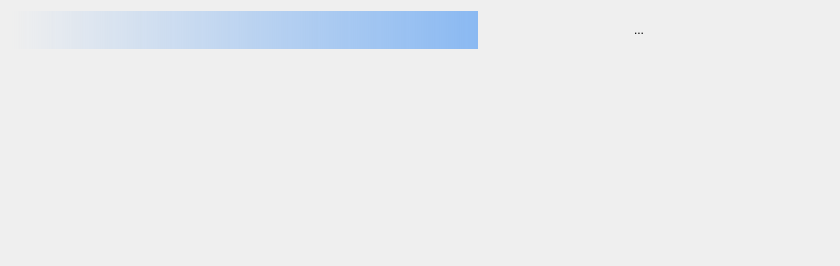
<?xml version="1.0" encoding="UTF-8"?>
<ui version="4.0">
 <class>DSS::StackingDlg</class>
 <widget class="QWidget" name="DSS::StackingDlg">
  <property name="geometry">
   <rect>
    <x>0</x>
    <y>0</y>
    <width>840</width>
    <height>266</height>
   </rect>
  </property>
  <property name="sizePolicy">
   <sizepolicy hsizetype="Expanding" vsizetype="Expanding">
    <horstretch>0</horstretch>
    <verstretch>0</verstretch>
   </sizepolicy>
  </property>
  <layout class="QVBoxLayout" name="verticalLayout">
   <property name="spacing">
    <number>1</number>
   </property>
   <property name="sizeConstraint">
    <enum>QLayout::SizeConstraint::SetDefaultConstraint</enum>
   </property>
   <property name="bottomMargin">
    <number>2</number>
   </property>
   <item>
    <layout class="QHBoxLayout" name="horizontalLayout">
     <item>
      <widget class="QLabel" name="information">
       <property name="sizePolicy">
        <sizepolicy hsizetype="Expanding" vsizetype="Preferred">
         <horstretch>0</horstretch>
         <verstretch>0</verstretch>
        </sizepolicy>
       </property>
       <property name="minimumSize">
        <size>
         <width>275</width>
         <height>38</height>
        </size>
       </property>
       <property name="styleSheet">
        <string notr="true">background: qlineargradient(spread:pad, x1:0, y1:0, x2:1, y2:0, stop:0 rgba(138, 185, 242, 0), stop:1 rgba(138, 185, 242, 255))</string>
       </property>
       <property name="text">
        <string notr="true"/>
       </property>
      </widget>
     </item>
     <item>
      <widget class="QLabel" name="pixelInfo">
       <property name="minimumSize">
        <size>
         <width>140</width>
         <height>0</height>
        </size>
       </property>
       <property name="text">
        <string notr="true"/>
       </property>
       <property name="textFormat">
        <enum>Qt::TextFormat::PlainText</enum>
       </property>
       <property name="wordWrap">
        <bool>true</bool>
       </property>
      </widget>
     </item>
     <item>
      <widget class="QToolButton" name="fourCorners">
       <property name="sizePolicy">
        <sizepolicy hsizetype="Preferred" vsizetype="Preferred">
         <horstretch>0</horstretch>
         <verstretch>0</verstretch>
        </sizepolicy>
       </property>
       <property name="minimumSize">
        <size>
         <width>38</width>
         <height>38</height>
        </size>
       </property>
       <property name="maximumSize">
        <size>
         <width>64</width>
         <height>64</height>
        </size>
       </property>
       <property name="styleSheet">
        <string notr="true">border: none</string>
       </property>
       <property name="text">
        <string notr="true">...</string>
       </property>
       <property name="icon">
        <iconset resource="../resources.qrc">
         <normaloff>:/stacking/4corners.png</normaloff>:/stacking/4corners.png</iconset>
       </property>
       <property name="iconSize">
        <size>
         <width>38</width>
         <height>38</height>
        </size>
       </property>
      </widget>
     </item>
     <item>
      <widget class="QLinearGradientCtrl" name="gamma" native="true">
       <property name="minimumSize">
        <size>
         <width>170</width>
         <height>0</height>
        </size>
       </property>
      </widget>
     </item>
    </layout>
   </item>
   <item>
    <layout class="QHBoxLayout" name="horizontalLayout_2">
     <item>
      <widget class="DSS::ImageView" name="picture" native="true">
       <property name="sizePolicy">
        <sizepolicy hsizetype="Expanding" vsizetype="Expanding">
         <horstretch>0</horstretch>
         <verstretch>0</verstretch>
        </sizepolicy>
       </property>
       <property name="minimumSize">
        <size>
         <width>450</width>
         <height>100</height>
        </size>
       </property>
      </widget>
     </item>
    </layout>
   </item>
  </layout>
 </widget>
 <customwidgets>
  <customwidget>
   <class>DSS::ImageView</class>
   <extends>QWidget</extends>
   <header>imageview.h</header>
   <container>1</container>
  </customwidget>
  <customwidget>
   <class>QLinearGradientCtrl</class>
   <extends>QWidget</extends>
   <header>QLinearGradientCtrl.h</header>
   <container>1</container>
  </customwidget>
 </customwidgets>
 <resources>
  <include location="../resources.qrc"/>
 </resources>
 <connections/>
</ui>
